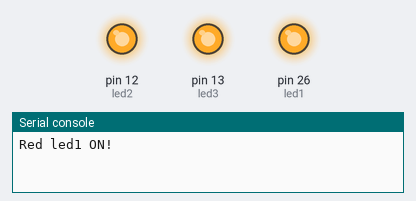
A program run on a simulated MicroPython board. Parts: output pins drawn as LEDs (lit = HIGH), the last lines printed to the serial console.

Above: at 1.6 s.
At 1.95 s:
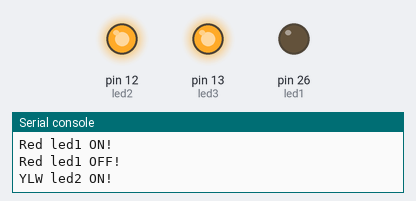
At 2.05 s:
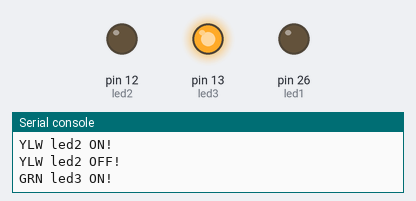
At 2.65 s:
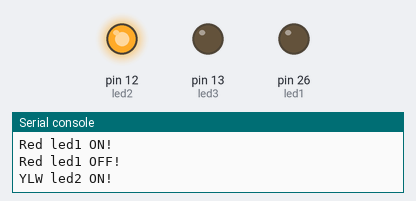
At 3.7 s:
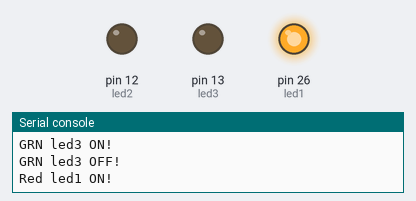
Timing chart, 0 to 4.4 s (numbered marks = the images above):
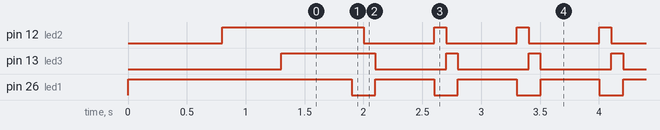

The program:

BlinkDel1.py
```python
from machine import Pin
from time import sleep


RED_PIN = 26
led1 = Pin(RED_PIN, Pin.OUT)
led1.on()
sleep(0.8)
YLW_PIN = 12
led2 = Pin(YLW_PIN, Pin.OUT)
led2.on()
sleep(0.5)
GRN_PIN = 13
led3 = Pin(GRN_PIN, Pin.OUT)
led3.on()
sleep(0.1)

while True:
    print("Red led1 ON!")
    led1.on()
    sleep(0.5)
    print("Red led1 OFF!")
    led1.off()
    ...
    print("YLW led2 ON!")
    led2.on()
    sleep(0.1)
    print("YLW led2 OFF!")
    led2.off()


    print("GRN led3 ON!")
    led3.on()
    sleep(0.1)
    print("GRN led3 OFF!")
    led3.off()
```

Measured:
- by itself, pin 12 (led2), pin 13 (led3): alternates HIGH for 0.10 s and LOW for 0.60 s
- by itself, pin 26 (led1): alternates HIGH for 0.50 s and LOW for 0.20 s
- by itself, everything shown: repeats every 0.70 s, in 3 steps
